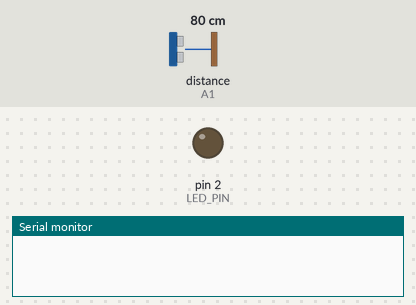
Simulated run of this program. Board: Arduino Uno, built with avr-gcc and run on an emulated ATmega328P. Parts: output pins drawn as LEDs (lit = HIGH), the last lines printed to the serial monitor. Dashed ring = blinking. Inputs (shaded band) come from the test bench; at power-on: distance to the obstacle (sensor on A1) 80 cm. The echo pulse lasts 58.3 µs per cm.

Above: at 1.3 s.
1.4 s: distance to the obstacle (sensor on A1) set to 73 cm
At 1.53 s:
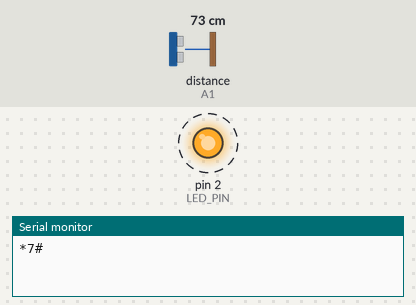
4.4 s: distance to the obstacle (sensor on A1) set to 6 cm
7.4 s: distance to the obstacle (sensor on A1) set to 3 cm
At 8.1 s:
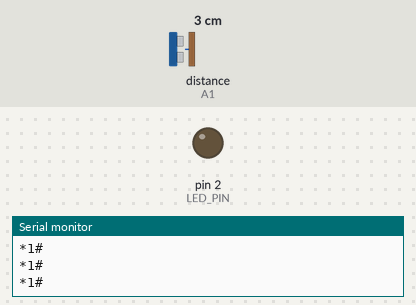
8.9 s: distance to the obstacle (sensor on A1) set to 9 cm
At 11.8 s:
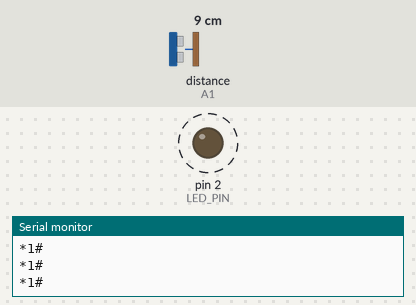
11.9 s: distance to the obstacle (sensor on A1) set to 2 cm
At 12.7 s:
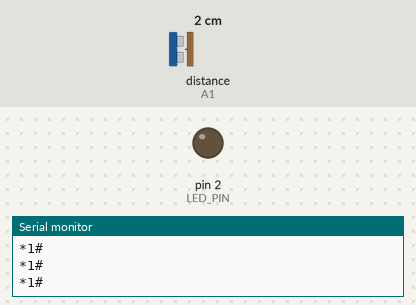
Timing chart, 0 to 14.4 s (numbered marks = the images above; inputs shaded):
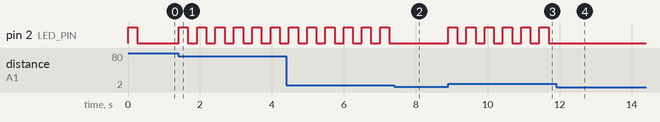

The program:

main.cpp
```cpp
#include <Arduino.h>

#include <Ultrasonic.h>

#include "notes.h"

#define LED_PIN 2

#define TRIG_PIN A0
#define ECHO_PIN A1

int detectedNote();
void playNote(int note);

Ultrasonic Sensor(TRIG_PIN, ECHO_PIN);

void setup()
{
  Serial.begin(9600);

  pinMode(LED_PIN, OUTPUT);
  digitalWrite(LED_PIN, HIGH);
}

void loop()
{
  static int lastNote = 0;
  static unsigned long lastNoteTime = 0;

  if (millis() - lastNoteTime >= 500) {
    int note = detectedNote();
    if (note > 0) {
      digitalWrite(LED_PIN, HIGH);

      playNote(note);
      lastNote = note;
      lastNoteTime = millis();
    }
  } else if (millis() - lastNoteTime > 250) {
      digitalWrite(LED_PIN, LOW);
      delay(50);
  }
}

int detectedNote()
{
  unsigned int distance = Sensor.read(CM);

  if (distance >= 5 && distance <= 15)
    return DO;
  else if (distance >= 16 && distance <= 25)
    return RE;
  else if (distance >= 26 && distance <= 35)
    return MI;
  else if (distance >= 36 && distance <= 45)
    return FA;
  else if (distance >= 46 && distance <= 55)
    return SOL;
  else if (distance >= 56 && distance <= 65)
    return LA;
  else if (distance >= 66 && distance <= 75)
    return CI;
  else
    return 0;
}

void playNote(int note)
{
  Serial.print("*");
  Serial.print(note);
  Serial.println("#");
  delay(5);
}
```

notes.h
```cpp
#ifndef NOTES_H
#define NOTES_H

#define DO  1
#define RE  2
#define MI  3
#define FA  4
#define SOL 5
#define LA  6
#define CI  7

#endif // NOTES_H
```

Measured:
- the behaviour switches between 76 and 75 cm on distance to the obstacle (sensor on A1) (found by bisection; images 0 and 1)
- the behaviour switches between 5 and 4 cm on distance to the obstacle (sensor on A1) (found by bisection; images 1 and 2)
- after the input at 1.4 s, pin 2 (LED_PIN): alternates HIGH for 0.26 s and LOW for 0.25 s, starting at once
- after the input at 7.4 s, pin 2 (LED_PIN): stops changing and stays LOW
- after the input at 8.9 s, pin 2 (LED_PIN): alternates HIGH for 0.26 s and LOW for 0.25 s, starting at once
- after the input at 11.9 s, pin 2 (LED_PIN): stops changing and stays LOW
